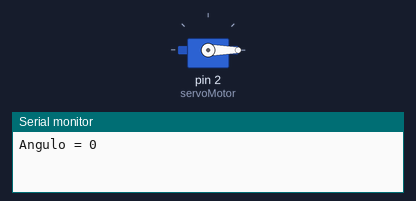
Simulated run of this sketch. Board: Arduino Uno, built with avr-gcc and run on an emulated ATmega328P. Shown: servo, the last lines printed to the serial monitor.

Above: at 3.05 s.
At 7.25 s:
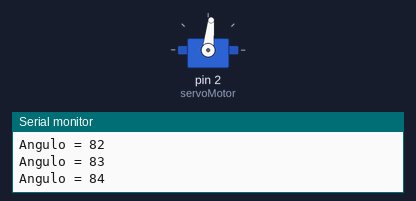
At 11.55 s:
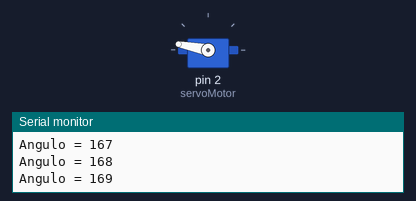
At 20.15 s:
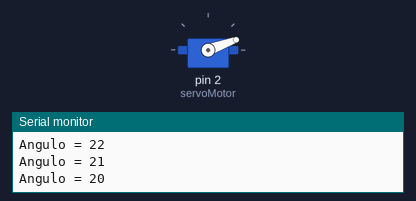
Timing chart, 0 to 26.5 s (numbered marks = the images above):
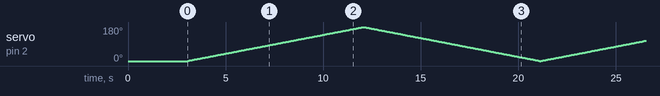

The sketch:

servo_sweep.ino
```cpp
/*
Creado: Luis del Valle (ldelvalleh@programarfacil.com)
https://programarfacil.com
*/
// Incluímos la librería para poder controlar el servo
#include <Servo.h>

// Declaramos la variable para controlar el servo
Servo servoMotor;
int del = 50;
int angle_step = 1;
int min_angle = 0;
int max_angle = 180;

void setup() {
  // Iniciamos el monitor serie para mostrar el resultado
  Serial.begin(9600);
  // Iniciamos el servo para que empiece a trabajar con el pin 9
  servoMotor.attach(2);
  // Inicializamos al ángulo 0 el servomotor
  servoMotor.write(min_angle);
  delay(3000);
}
void loop() {
  // Vamos a tener dos bucles uno para mover en sentido positivo y otro en sentido negativo
  // Para el sentido positivo
  for (int i = min_angle/angle_step; i <= max_angle/angle_step; i++)
  {
    // Desplazamos al ángulo correspondiente
    servoMotor.write(angle_step*i);
    Serial.print("Angulo = ");
    Serial.println(angle_step*i);
    // Hacemos una pausa de 25ms
    delay(del);
  }
  // Para el sentido negativo
  for (int i = max_angle/angle_step-1; i > min_angle/angle_step; i--)
  {
    // Desplazamos al ángulo correspondiente
    servoMotor.write(angle_step*i);
    Serial.print("Angulo = ");
    Serial.println(angle_step*i);
    // Hacemos una pausa de 25ms
    delay(del);
  }
}
```
